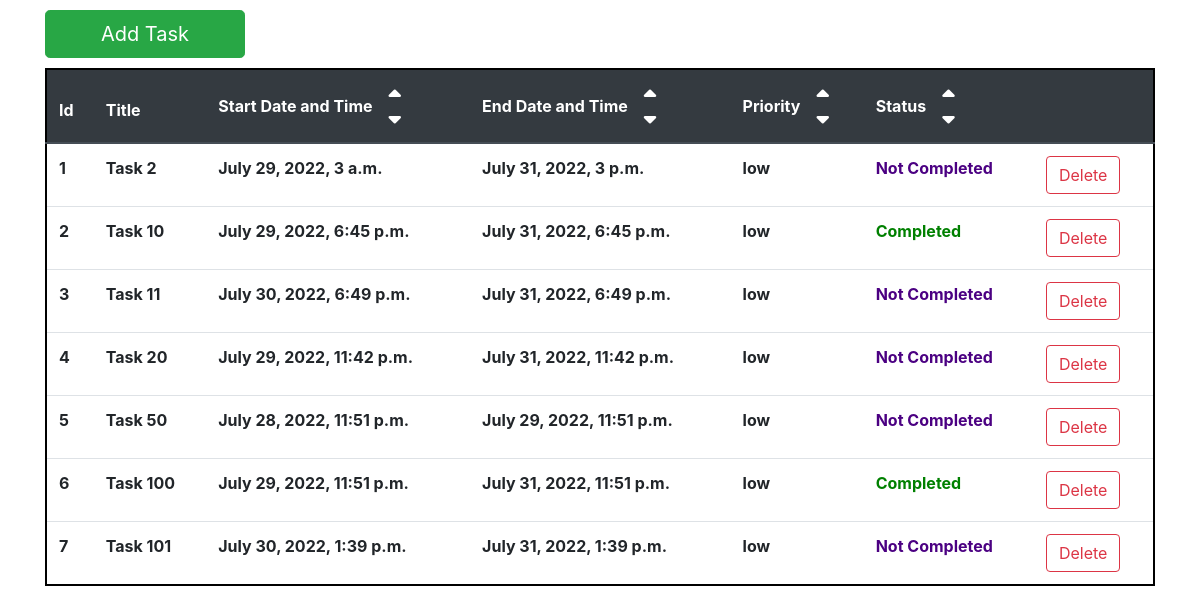
The page / on the database its author committed.
### home/models.py (models this page shows, shortened)
class Task(models.Model):
    priority_choices = (
        ('low','low'),
        ('high','high'),
        ('medium','medium'),
        ('urgent','urgent'),
    )
    status_choices = (
        ('Not Completed','Not Completed'),
        ('Completed','Completed')
        )
    title = models.CharField(max_length=250,unique=True)
    start_date = models.DateTimeField()
    end_date = models.DateTimeField()
    priority = models.CharField(max_length=20,choices=priority_choices,default='low')
    status =  models.CharField(max_length=20,choices=status_choices,default='Not Completed')

### home/views.py (the view)
# urls.py: path('',views.homepage,name='homepage'),
def homepage(request,col='',asec=0):
    contents = models.Task.objects.all()
    '''
    if soring by column than tried giving not completed task
    higher value if priority of task is same
    '''
    if col=='priority':
        order = {'low': 0, 'medium': 10, 'high': 20, 'urgent': 30}
        status = {'Not Completed':1,'Completed':0}
        contents = sorted(contents,key= lambda x: order[x.priority]+status[x.status],reverse= True if asec==0 else False)
    elif col!='':
        if asec:
            contents = contents.order_by('-'+col)
        else:
            contents = contents.order_by(col)
    context = {'contents':contents}
    return render(request,'homepage.html',context)

### home/templates/homepage.html (shortened to what this page needs)
<!DOCTYPE html>
<html lang="en">
<head>
    {% load static %}
    <link rel="stylesheet" href="https://stackpath.bootstrapcdn.com/bootstrap/4.4.1/css/bootstrap.min.css"
>
    <link rel="stylesheet" href="{% static 'styles.css' %}">
</head>
<body>
<div class="container content">
    <div>
        {% block content %}
            <button type="submit" class="btn btn-success btn-lg btn-block"
                    onclick="location.href = '{% url 'create_task' %}'"
                    style='margin:10px 0px;max-width:200px;text-align:center;'>
                Add Task
            </button>
        {% endblock %}
    </div>
    <table class="table">
        <thead class="thead-dark">
        <tr>
            <th scope="col"><div class="table-title">Id</div></th>
            <th scope="col"><div class="table-title">Title</div></th>
            <th scope="col">
                <div class="table-title">
                    Start Date and Time
                    <div class="arrow">
                        <a href="{% url 'sort_table' 'start_date' 1 %}"><i
                                class="fa fa-solid fa-caret-up fa-lg"></i></a>
                        <a href="{% url 'sort_table' 'start_date' 0 %}"><i
                                class="fa fa-solid fa-caret-down fa-lg"></i></a>
                    </div>
                </div>
            </th>
            <th scope="col">
                <div class="table-title">
                    End Date and Time
                    <div class="arrow">
                        <a href="{% url 'sort_table' 'end_date' 1 %}"><i
                                class="fa fa-solid fa-caret-up fa-lg"></i></a>
                        <a href="{% url 'sort_table' 'end_date' 0 %}"><i
                                class="fa fa-solid fa-caret-down fa-lg"></i></a>
                    </div>
                </div>
            </th>
            <th scope="col">
                <div class="table-title">
                    Priority
                    <div class="arrow">
                        <a href="{% url 'sort_table' 'priority' 1 %}"><i
                                class="fa fa-solid fa-caret-up fa-lg"></i></a>
                        <a href="{% url 'sort_table' 'priority' 0 %}"><i
                                class="fa fa-solid fa-caret-down fa-lg"></i></a>
                    </div>
                </div>
            </th>
            <th scope="col">
                <div class="table-title">
                    Status
                    <div class="arrow">
                        <a href="{% url 'sort_table' 'status' 1 %}"><i
                                class="fa fa-solid fa-caret-up fa-lg"></i></a>
                        <a href="{% url 'sort_table' 'status' 0 %}"><i
                                class="fa fa-solid fa-caret-down fa-lg"></i></a>
                    </div>
                </div>
            </th>
            <th scope="col"></th>
        </tr>
        </thead>
        <tbody>
        {% for task in contents %}
        <tr>
            <th>{{forloop.counter}}</th>
            <th>{{task.title}}</th>
            <th>{{task.start_date}}</th>
            <th>{{task.end_date}}</th>
            <th>{{task.priority}}</th>
            <th><a href="{% url 'update_status' task.id %}">
                {% if task.status == 'Completed' %}
                <div style="color:green;">{{task.status}}</div>
                {% else %}
                <div style="color:indigo;">{{task.status}}</div>
                {% endif %}
                </a>
            </th>
            <th><a href="{% url 'delete_task' task.id %}">
                <button type="button" class="btn btn-outline-danger"
                onclick="return confirm('Are you sure?');">
                    Delete
                </button>
            </a>
            </th>
        </tr>
        {% endfor %}
        </tbody>
    </table>
</div>
</body>
</html>

### home/static/styles.css (style rules this page uses)
a { margin:0px; padding:0px; }
.content { display:flex; flex-direction:column; justify-content:left; }
.table { border: 2px solid black; }
.table-title { display:flex; gap: 1em; align-items:center; margin:auto 0px; max-height:100px; min-height:40px; }
.table-title a { color:white; }
.arrow { display:flex ; flex-direction:column; }

### rows shown on the page
Task: title "Task 2", start_date "July 29, 2022, 3 a.m.", end_date "July 31, 2022, 3 p.m.", priority "low", status "Not Completed"
Task: title "Task 10", start_date "July 29, 2022, 6:45 p.m.", end_date "July 31, 2022, 6:45 p.m.", priority "low", status "Completed"
Task: title "Task 11", start_date "July 30, 2022, 6:49 p.m.", end_date "July 31, 2022, 6:49 p.m.", priority "low", status "Not Completed"
Task: title "Task 20", start_date "July 29, 2022, 11:42 p.m.", end_date "July 31, 2022, 11:42 p.m.", priority "low", status "Not Completed"
Task: title "Task 50", start_date "July 28, 2022, 11:51 p.m.", end_date "July 29, 2022, 11:51 p.m.", priority "low", status "Not Completed"
Task: title "Task 100", start_date "July 29, 2022, 11:51 p.m.", end_date "July 31, 2022, 11:51 p.m.", priority "low", status "Completed"
Task: title "Task 101", start_date "July 30, 2022, 1:39 p.m.", end_date "July 31, 2022, 1:39 p.m.", priority "low", status "Not Completed"
